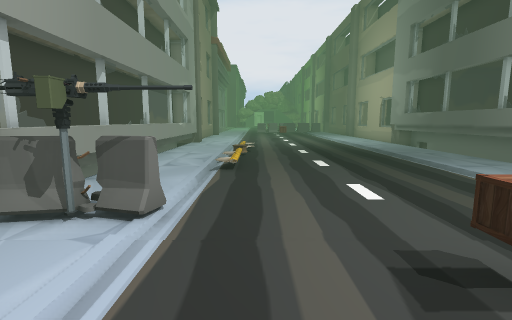
View 1 (above)

13 first-person views from a walk through a Unity game level. The camera is 1.4 m above the floor, tilts 8° down and sees 85° across. The floor is counted in squares, 1 m on a side. Each view is taken from the middle of a square. On the plan, view 1 faces up. The plan holds only what a view shows up to about 14 squares ahead; the rest is blank. The place goes on beyond the plan. The player is left out. Some animated figures are left out. Some surface patterns are stand-ins.

View 2
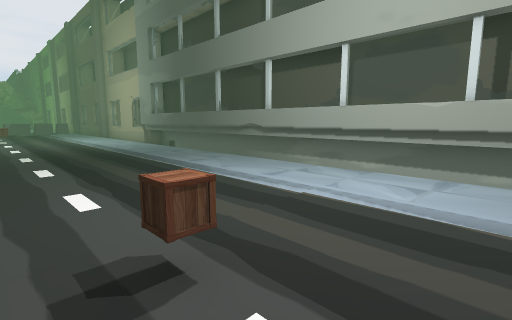

View 3
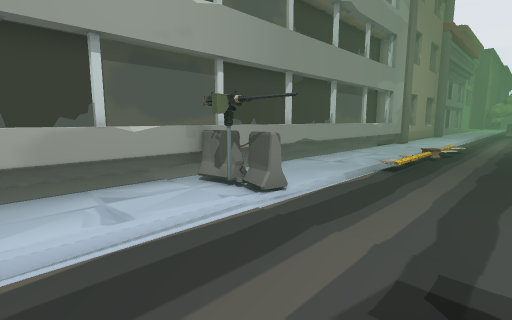

View 4
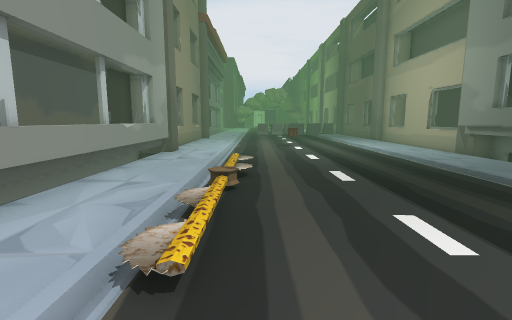

View 5
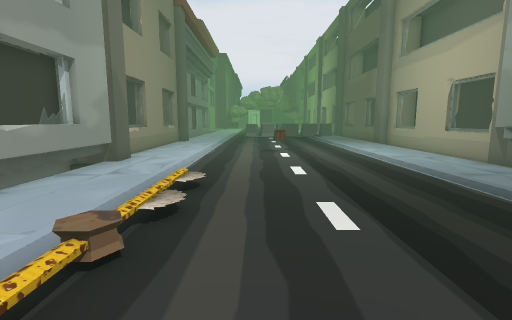

View 6
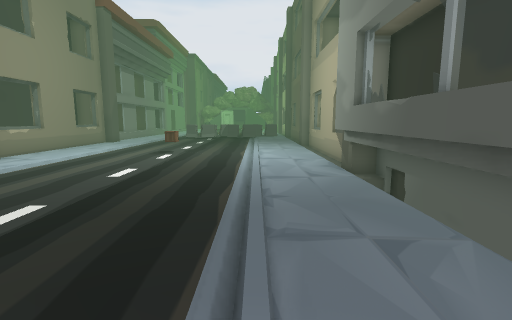

View 7
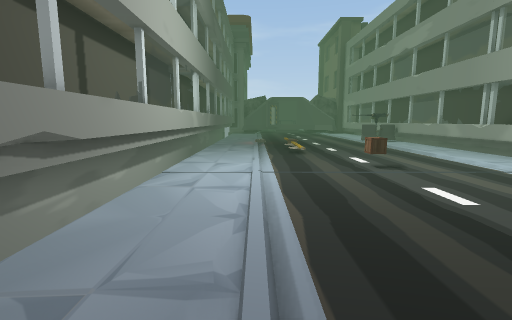

View 8
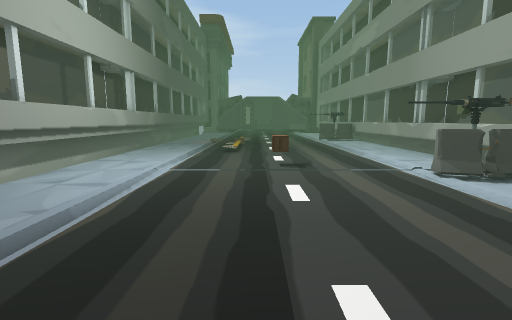

View 9
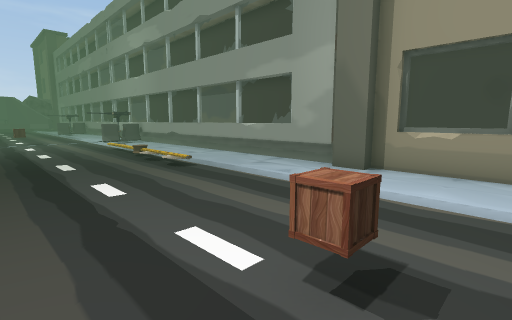

View 10
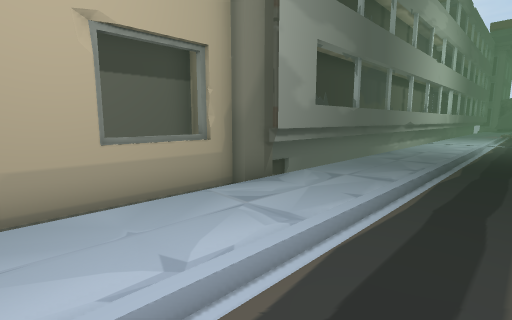

View 11
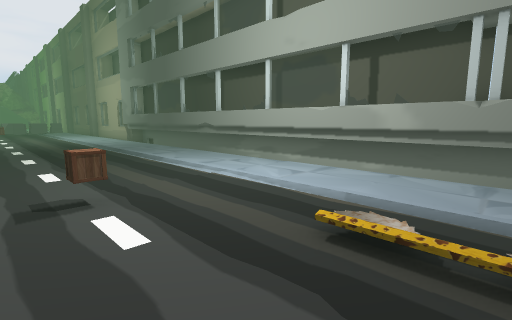

View 12
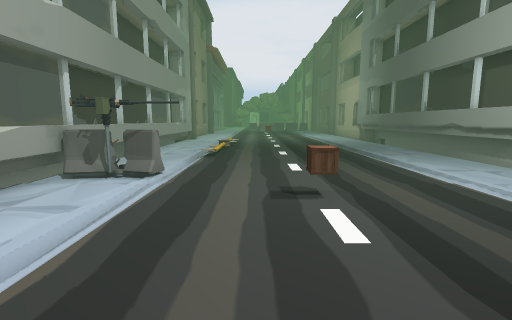

View 13
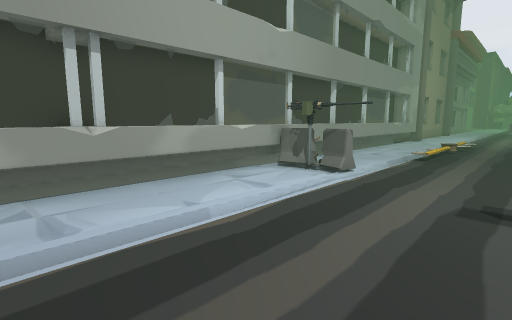

### Floor plan
Key: @ floor where view 1 was taken; # wall or solid block; . main floor; - floor 0.25 m lower than the main floor; / step, stairs or slope; = window, fence, low wall or low ledge; ^ raised ledge; B barrier; O other object.
Columns run from 6 left of view 1 to 11 right of it. Each row starts with its distance up from view 1.
 23 ###........./..-##
 22 ##=.....O.../..-##
 21 #^^........./..-^#
 20 ###........./..-^#
 19  ##........./..-##
 18  ##........./..###
 17  ##........./..##
 16  #^........./..#
 15  #^.///...../..#
 14  ##.//....../..#
 13  #=.///...../..#
 12  #=.//....../..#
 11  ##.//....../..#
 10  #^..O....../..#
  9  #^..O....../..#
  8  ##........./..#
  7  #^........./..#
  6  #^........./..#
  5  #^........./..#
  4  ##BB..........#
  3  ####..........#
  2  ##.....O......#
  1  #^........./..#
  0  #^...@...../..#
 -1  ##.......///..#
 -2  ##.......O//..#
 -3   # ......O//..#

Positions as (right, up) in squares from view 1, and headings:
1: (0, 0), facing up
2: (1, 0), facing up-right
3: (2, 0), facing up-left
4: (0, 6), facing up
5: (1, 9), facing up
6: (6, 9), facing up
7: (6, 11), facing down
8: (3, 11), facing down
9: (4, 23), facing down-left
10: (4, 23), facing down-right
11: (1, -3), facing up-right
12: (1, -3), facing up
13: (2, -3), facing up-left
